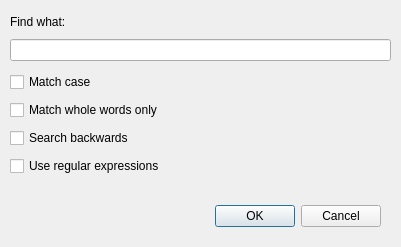
<?xml version="1.0" encoding="UTF-8"?>
<ui version="4.0">
 <class>FindDialog</class>
 <widget class="QDialog" name="FindDialog">
  <property name="geometry">
   <rect>
    <x>0</x>
    <y>0</y>
    <width>401</width>
    <height>247</height>
   </rect>
  </property>
  <property name="sizePolicy">
   <sizepolicy hsizetype="Fixed" vsizetype="Fixed">
    <horstretch>0</horstretch>
    <verstretch>0</verstretch>
   </sizepolicy>
  </property>
  <property name="windowTitle">
   <string>Find</string>
  </property>
  <widget class="QDialogButtonBox" name="buttonBox">
   <property name="geometry">
    <rect>
     <x>40</x>
     <y>200</y>
     <width>341</width>
     <height>32</height>
    </rect>
   </property>
   <property name="orientation">
    <enum>Qt::Horizontal</enum>
   </property>
   <property name="standardButtons">
    <set>QDialogButtonBox::Cancel|QDialogButtonBox::Ok</set>
   </property>
  </widget>
  <widget class="QWidget" name="layoutWidget_2">
   <property name="geometry">
    <rect>
     <x>10</x>
     <y>70</y>
     <width>195</width>
     <height>108</height>
    </rect>
   </property>
   <layout class="QVBoxLayout" name="verticalLayout_2">
    <item>
     <widget class="QCheckBox" name="matchCase">
      <property name="text">
       <string>Match case</string>
      </property>
     </widget>
    </item>
    <item>
     <widget class="QCheckBox" name="matchWholeWords">
      <property name="text">
       <string>Match whole words only</string>
      </property>
     </widget>
    </item>
    <item>
     <widget class="QCheckBox" name="searchBackwards">
      <property name="text">
       <string>Search backwards</string>
      </property>
     </widget>
    </item>
    <item>
     <widget class="QCheckBox" name="useRegexp">
      <property name="text">
       <string>Use regular expressions</string>
      </property>
     </widget>
    </item>
   </layout>
  </widget>
  <widget class="QWidget" name="layoutWidget">
   <property name="geometry">
    <rect>
     <x>10</x>
     <y>10</y>
     <width>381</width>
     <height>51</height>
    </rect>
   </property>
   <layout class="QVBoxLayout" name="verticalLayout">
    <item>
     <widget class="QLabel" name="findWhatLabel">
      <property name="text">
       <string>Find what:</string>
      </property>
     </widget>
    </item>
    <item>
     <widget class="QLineEdit" name="findWhatEdit"/>
    </item>
   </layout>
  </widget>
 </widget>
 <resources/>
 <connections>
  <connection>
   <sender>buttonBox</sender>
   <signal>accepted()</signal>
   <receiver>FindDialog</receiver>
   <slot>accept()</slot>
   <hints>
    <hint type="sourcelabel">
     <x>248</x>
     <y>254</y>
    </hint>
    <hint type="destinationlabel">
     <x>157</x>
     <y>274</y>
    </hint>
   </hints>
  </connection>
  <connection>
   <sender>buttonBox</sender>
   <signal>rejected()</signal>
   <receiver>FindDialog</receiver>
   <slot>reject()</slot>
   <hints>
    <hint type="sourcelabel">
     <x>316</x>
     <y>260</y>
    </hint>
    <hint type="destinationlabel">
     <x>286</x>
     <y>274</y>
    </hint>
   </hints>
  </connection>
 </connections>
</ui>
